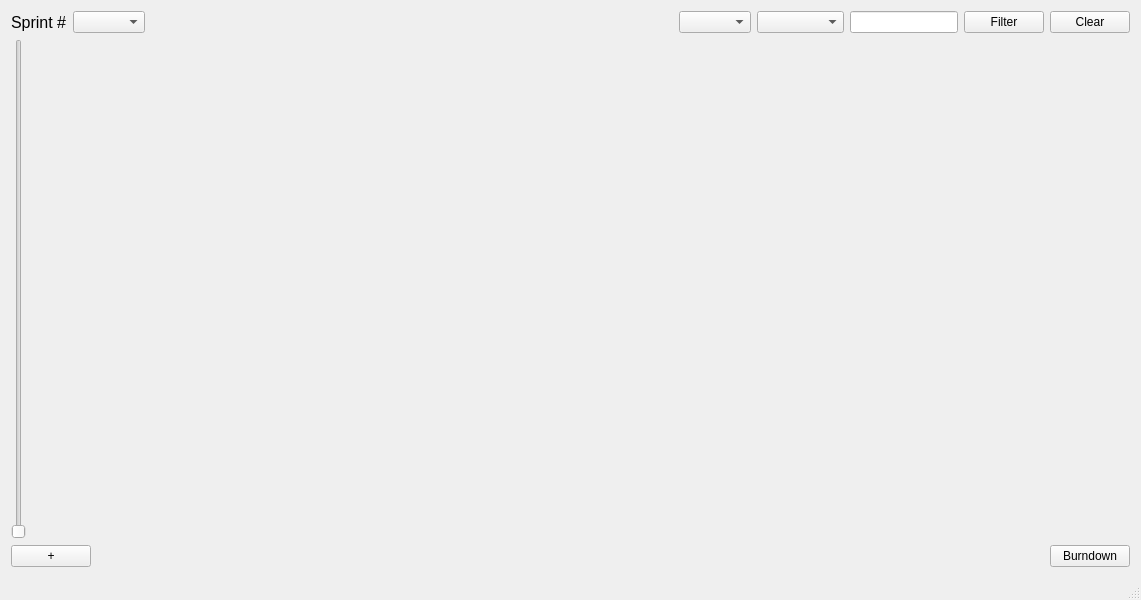
<?xml version="1.0" encoding="UTF-8"?>
<ui version="4.0">
 <class>MainWindow</class>
 <widget class="QMainWindow" name="MainWindow">
  <property name="geometry">
   <rect>
    <x>0</x>
    <y>0</y>
    <width>1141</width>
    <height>600</height>
   </rect>
  </property>
  <property name="minimumSize">
   <size>
    <width>800</width>
    <height>600</height>
   </size>
  </property>
  <property name="windowTitle">
   <string>Scrumbag</string>
  </property>
  <widget class="QWidget" name="centralWidget">
   <layout class="QVBoxLayout" name="verticalLayout_6">
    <item>
     <layout class="QHBoxLayout" name="horizontalLayout_3">
      <property name="topMargin">
       <number>0</number>
      </property>
      <item>
       <widget class="QLabel" name="sprint_titleLabel">
        <property name="font">
         <font>
          <pointsize>12</pointsize>
         </font>
        </property>
        <property name="text">
         <string>Sprint #</string>
        </property>
       </widget>
      </item>
      <item>
       <widget class="QComboBox" name="userComboBox">
        <property name="toolTip">
         <string>Gebruiker</string>
        </property>
       </widget>
      </item>
      <item>
       <spacer name="horizontalSpacer_2">
        <property name="orientation">
         <enum>Qt::Horizontal</enum>
        </property>
        <property name="sizeType">
         <enum>QSizePolicy::Expanding</enum>
        </property>
        <property name="sizeHint" stdset="0">
         <size>
          <width>40</width>
          <height>20</height>
         </size>
        </property>
       </spacer>
      </item>
      <item>
       <widget class="QComboBox" name="PBIcombobox"/>
      </item>
      <item>
       <widget class="QComboBox" name="filterChooser">
        <property name="currentText">
         <string/>
        </property>
        <property name="currentIndex">
         <number>-1</number>
        </property>
        <item>
         <property name="text">
          <string>Username</string>
         </property>
        </item>
        <item>
         <property name="text">
          <string>Title</string>
         </property>
        </item>
       </widget>
      </item>
      <item>
       <widget class="QLineEdit" name="lineEdit">
        <property name="sizePolicy">
         <sizepolicy hsizetype="Preferred" vsizetype="Fixed">
          <horstretch>0</horstretch>
          <verstretch>0</verstretch>
         </sizepolicy>
        </property>
        <property name="autoFillBackground">
         <bool>false</bool>
        </property>
        <property name="text">
         <string notr="true"/>
        </property>
        <property name="dragEnabled">
         <bool>false</bool>
        </property>
        <property name="placeholderText">
         <string extracomment="Zoek op naam, titel, omschrijving .."/>
        </property>
       </widget>
      </item>
      <item>
       <widget class="QPushButton" name="btn_filter">
        <property name="text">
         <string>Filter</string>
        </property>
       </widget>
      </item>
      <item>
       <widget class="QPushButton" name="btn_clear">
        <property name="text">
         <string>Clear</string>
        </property>
       </widget>
      </item>
     </layout>
    </item>
    <item>
     <layout class="QHBoxLayout" name="horizontalLayout">
      <item>
       <layout class="QHBoxLayout" name="horizontalLayout_9">
        <item>
         <widget class="QSlider" name="sprintSlider">
          <property name="orientation">
           <enum>Qt::Vertical</enum>
          </property>
         </widget>
        </item>
       </layout>
      </item>
      <item>
       <widget class="ScrumboardWidget" name="widget" native="true">
        <property name="sizePolicy">
         <sizepolicy hsizetype="Expanding" vsizetype="Expanding">
          <horstretch>0</horstretch>
          <verstretch>0</verstretch>
         </sizepolicy>
        </property>
       </widget>
      </item>
     </layout>
    </item>
    <item>
     <layout class="QHBoxLayout" name="horizontalLayout_2">
      <item>
       <widget class="QPushButton" name="pushButton_2">
        <property name="text">
         <string>+</string>
        </property>
       </widget>
      </item>
      <item>
       <spacer name="horizontalSpacer">
        <property name="orientation">
         <enum>Qt::Horizontal</enum>
        </property>
        <property name="sizeHint" stdset="0">
         <size>
          <width>40</width>
          <height>20</height>
         </size>
        </property>
       </spacer>
      </item>
      <item>
       <widget class="QPushButton" name="pushButton">
        <property name="text">
         <string>Burndown</string>
        </property>
       </widget>
      </item>
     </layout>
    </item>
   </layout>
  </widget>
  <widget class="QMenuBar" name="menuBar">
   <property name="geometry">
    <rect>
     <x>0</x>
     <y>0</y>
     <width>1141</width>
     <height>21</height>
    </rect>
   </property>
  </widget>
  <widget class="QStatusBar" name="statusBar"/>
 </widget>
 <layoutdefault spacing="6" margin="11"/>
 <customwidgets>
  <customwidget>
   <class>ScrumboardWidget</class>
   <extends>QWidget</extends>
   <header>scrumboardwidget.h</header>
   <container>1</container>
  </customwidget>
 </customwidgets>
 <resources/>
 <connections/>
</ui>
